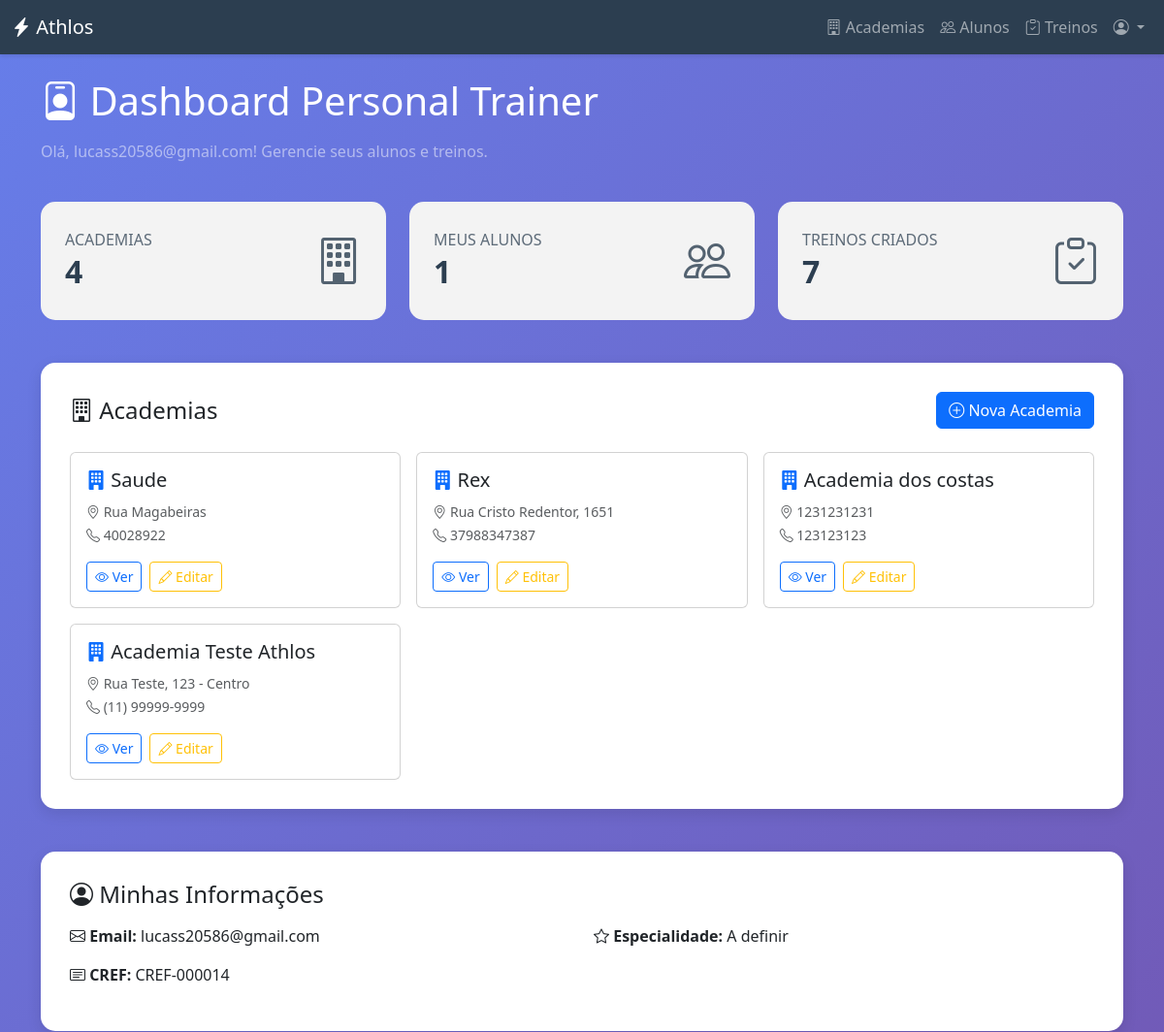
Before: /dashboard/personal/ (signed in, upper part) with the older database file.
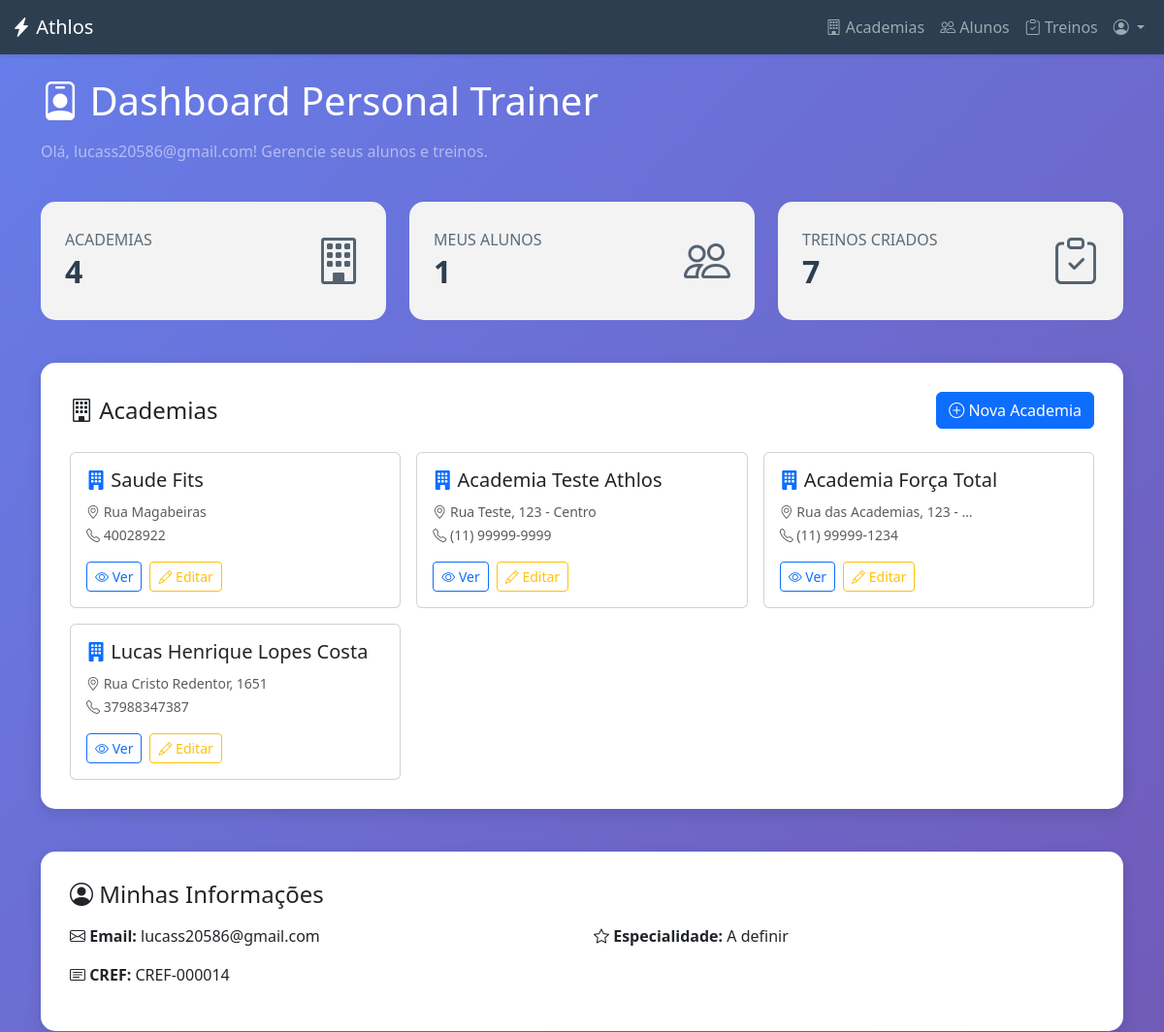
After: the same page with the newer database file.
### academias/models.py (models this page shows, shortened)
class Academia(models.Model):
    nome_fantasia = models.CharField(max_length=100, verbose_name="Nome Fantasia")
    cnpj = models.CharField(max_length=18, unique=True, verbose_name="CNPJ")
    endereco = models.CharField(max_length=255, verbose_name="Endereço")
    telefone = models.CharField(max_length=15, verbose_name="Telefone")
    data_criacao = models.DateTimeField(
        auto_now_add=True, verbose_name="Data de Criação"
    )
    class Meta:
        verbose_name = "Academia"
        verbose_name_plural = "Academias"

### core/views.py (the view)
# urls.py: path("dashboard/personal/", views.personal_dashboard, name="personal_dashboard"),
@login_required
def personal_dashboard(request):
    if request.user.user_type != "PERSONAL":
        messages.error(request, "Acesso negado.")
        return redirect("dashboard")
    try:
        personal = request.user.personaltrainer
        alunos = personal.alunos.all()
        treinos = Treino.objects.filter(personal_criador=personal)
        academias = Academia.objects.all()
        context = {
            "personal": personal,
            "alunos": alunos,
            "treinos": treinos,
            "academias": academias,
            "total_alunos": alunos.count(),
            "total_treinos": treinos.count(),
            "total_academias": academias.count(),
        }
    except PersonalTrainer.DoesNotExist:
        messages.error(request, "Perfil de Personal Trainer não encontrado.")
        context = {}
    return render(request, "core/personal_dashboard.html", context)

### core/templates/core/personal_dashboard.html (shortened to what the changed rows need)
{% extends 'core/base.html' %}
{% block content %}
<div class="container-fluid py-4" style="min-height: calc(100vh - 56px);">
    <div class="container">
        <div class="row mb-4">
            <div class="col-12">
                <h1 class="text-white mb-3">
                    <i class="bi bi-person-badge"></i> Dashboard Personal Trainer
                </h1>
            </div>
        </div>
        <div class="row g-4 mb-4">
            <div class="col-md-4">
                <div class="stat-card">
                    <div class="d-flex justify-content-between align-items-center">
                        <div>
                            <h2 class="mb-0 fw-bold">{{ total_academias }}</h2>
                        </div>
                    </div>
                </div>
            </div>
            <div class="col-md-4">
                <div class="stat-card">
                    <div class="d-flex justify-content-between align-items-center">
                        <div>
                            <h2 class="mb-0 fw-bold">{{ total_alunos }}</h2>
                        </div>
                    </div>
                </div>
            </div>
            <div class="col-md-4">
                <div class="stat-card">
                    <div class="d-flex justify-content-between align-items-center">
                        <div>
                            <h2 class="mb-0 fw-bold">{{ total_treinos }}</h2>
                        </div>
                    </div>
                </div>
            </div>
        </div>
        <div class="row mb-4">
            <div class="col-12">
                <div class="dashboard-card">
                    {% if academias %}
                    <div class="row g-3">
                        {% for academia in academias %}
                        <div class="col-md-6 col-lg-4">
                            <div class="card h-100">
                                <div class="card-body">
                                    <h5 class="card-title">
                                        <i class="bi bi-building-fill text-primary"></i>
                                        {{ academia.nome_fantasia }}
                                    </h5>
                                    <p class="card-text">
                                        <small class="text-muted">
                                            <i class="bi bi-geo-alt"></i> {{ academia.endereco|truncatewords:5 }}<br>
                                            <i class="bi bi-telephone"></i> {{ academia.telefone }}
                                        </small>
                                    </p>
                                    <div class="d-flex gap-2">
                                        <a href="{% url 'academia_detail' academia.pk %}"
                                            class="btn btn-sm btn-outline-primary">
                                            <i class="bi bi-eye"></i> Ver
                                        </a>
                                        <a href="{% url 'academia_edit' academia.pk %}"
                                            class="btn btn-sm btn-outline-warning">
                                            <i class="bi bi-pencil"></i> Editar
                                        </a>
                                    </div>
                                </div>
                            </div>
                        </div>
                        {% endfor %}
                    </div>
                    {% else %}
                    <div class="alert alert-info">
                        <i class="bi bi-info-circle"></i> Você ainda não cadastrou nenhuma academia.
                        <a href="{% url 'academia_create' %}" class="alert-link">Criar primeira academia</a>
                    </div>
                    {% endif %}
                </div>
            </div>
        </div>
    </div>
</div>
{% endblock %}

Changed rows visible on the page:
removed Academia: nome_fantasia "Rex", endereco "Rua Cristo Redentor, 1651", telefone "37988347387"
removed Academia: nome_fantasia "Academia dos costas", endereco "1231231231", telefone "123123123"
changed Academia "Rua Magabeiras": nome_fantasia "Saude" → "Saude Fits"
added Academia: nome_fantasia "Academia Força Total", endereco "Rua das Academias, 123 - …", telefone "(11) 99999-1234"
added Academia: nome_fantasia "Lucas Henrique Lopes Costa", endereco "Rua Cristo Redentor, 1651", telefone "37988347387"
